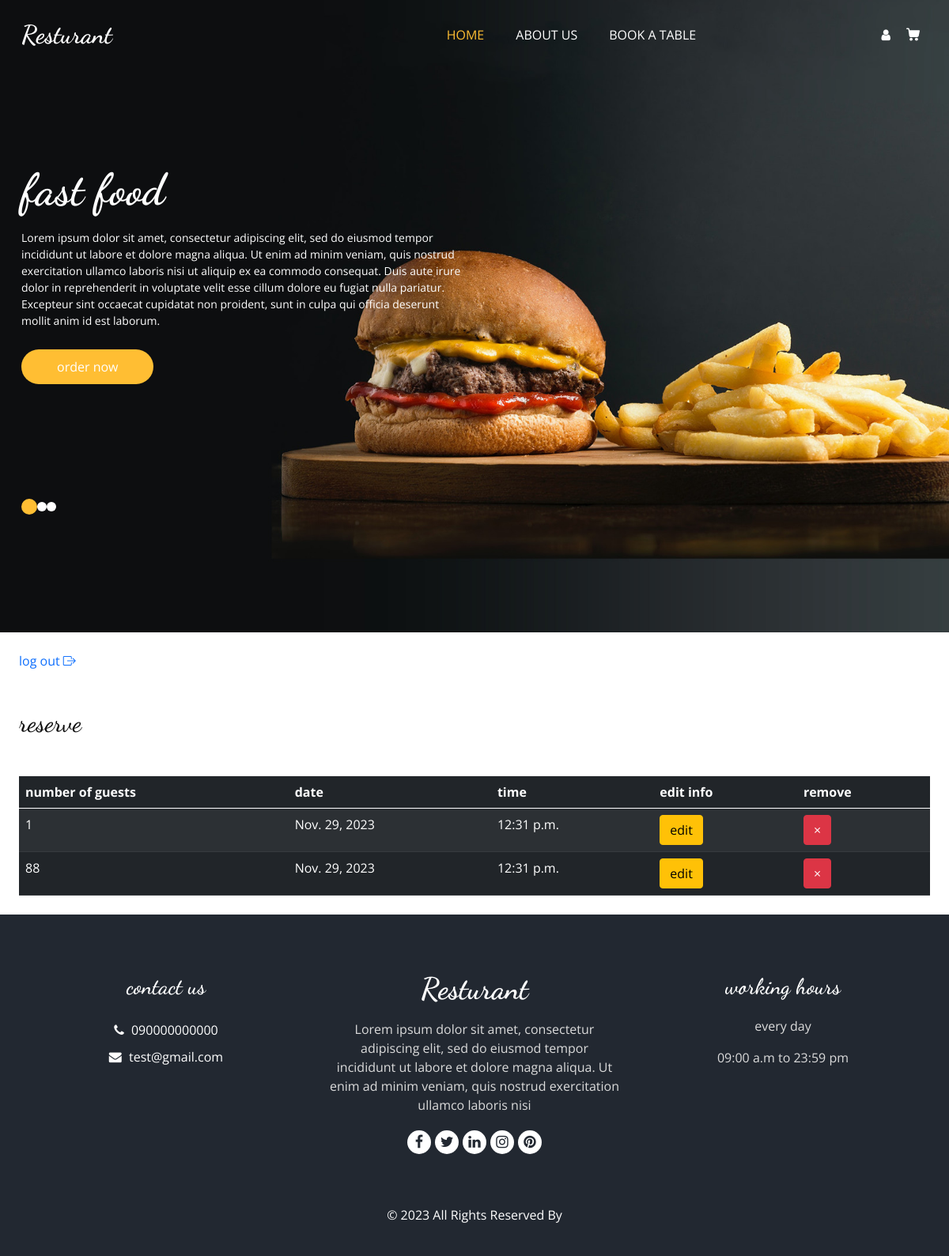
Before: /user/dashboard (signed in) with the older database file.
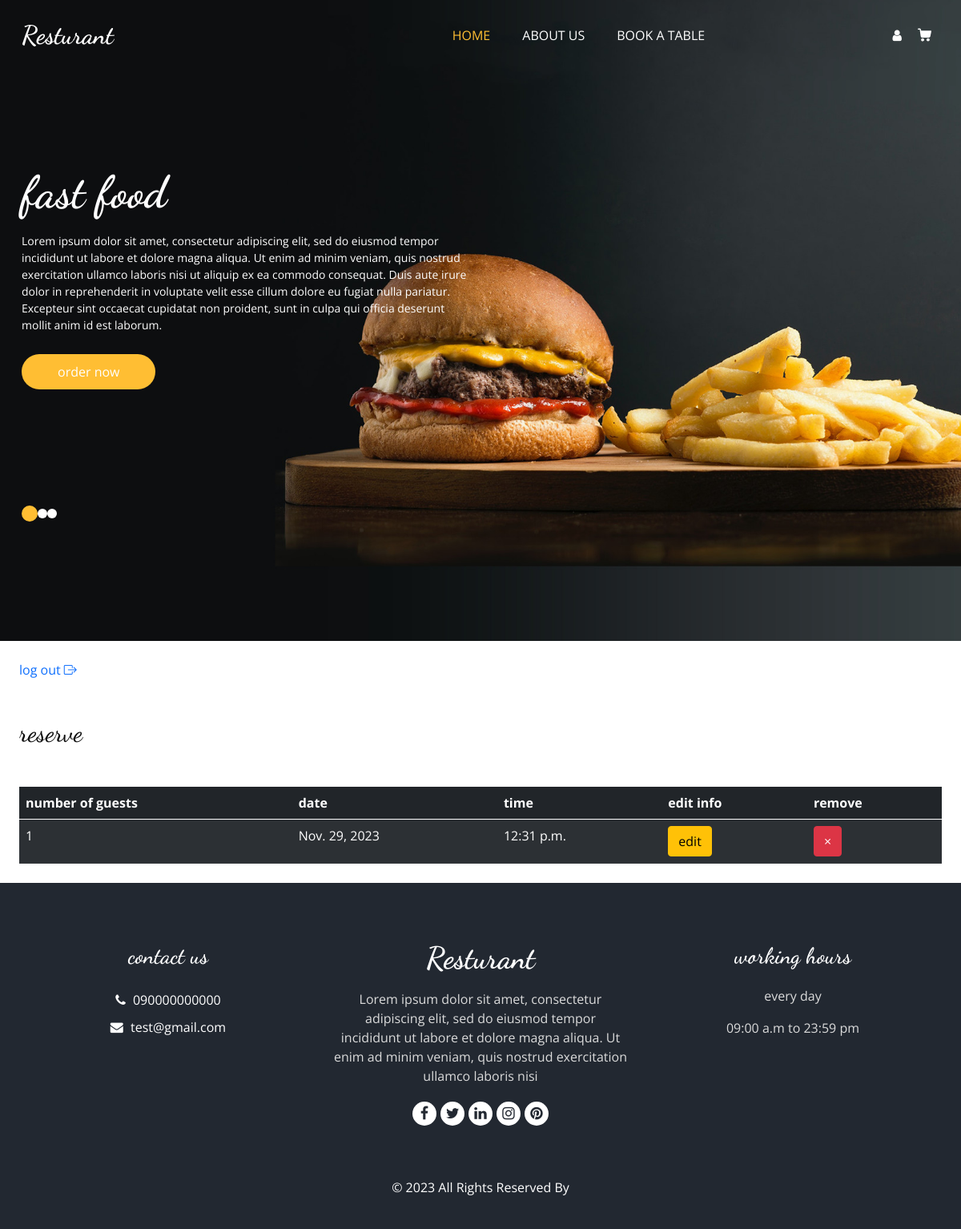
After: the same page with the newer database file.
### food_module/models.py (models this page shows, shortened)
class reservation(models.Model):
    name=models.CharField(max_length=200)
    phone=models.CharField(max_length=100)
    email=models.EmailField(max_length=200)
    number_of_guests= models.IntegerField()
    date=models.DateField(null=True)
    timee=models.TimeField(null=True)
    add_user=models.ManyToManyField(User)

### account_module/views.py (the view, shortened to what this page needs)
# urls.py: path('dashboard',views.dsahboard.as_view(),name='dashboard'),
class dsahboard (TemplateView):
    template_name = 'user_dashboard.html'
    def get_context_data(self, **kwargs):
        context=super(dsahboard, self).get_context_data()
        context['footer'] = Footer_data.objects.get()
        context['reserv']=reservation.objects.filter(add_user=self.request.user).all()
        return context

### account_module/templates/user_dashboard.html (shortened to what the changed rows need)
 {% extends 'base.html' %}
{% load static %}
 {% block content %}
     <div class="hero_area">
      <section class="slider_section">
        <div id="customCarousel1" class="carousel slide" data-ride="carousel">
          <div class="carousel-inner">
            <div class="carousel-item active">
              <div class="container">
                <div class="row">
                  <div class="col-md-7 col-lg-6">
                    <div class="detail-box">
                      <h1>fast food </h1>
                    </div>
                  </div>
                </div>
              </div>
            </div>
          </div>
        </div>
      </section>
    </div>
 <div class="m-4">
<h2 class="my-5">reserve</h2>
     <form method="post">
     <table class="table table-striped table-dark">
  <thead>
    <tr>
        <th scope="col">number of guests</th>
        <th scope="col">date</th>
        <th scope="col">time</th>
        <th scope="col">edit info</th>
        <th scope="col">remove</th>
    </tr>
  </thead>
  <tbody>
  {% for foo in reserv %}
    <tr>
            <td>{{ foo.number_of_guests }}</td>
            <td>{{ foo.date }}</td>
            <td>{{ foo.timee }}</td>
        <td><a href="{% url 'edit-dashboard' foo.pk%}" class="btn btn-warning">edit </a></td>
        <td><button type="button" onclick="remove_reserv({{ foo.pk }})" class="btn btn-danger">&times;</button></td>
      </tr>
        {% endfor %}
  </tbody>
</table>
       </form>
</div>
 {% endblock %}

Changed rows visible on the page:
removed reservation: number_of_guests "88", date "Nov. 29, 2023", timee "12:31 p.m."
